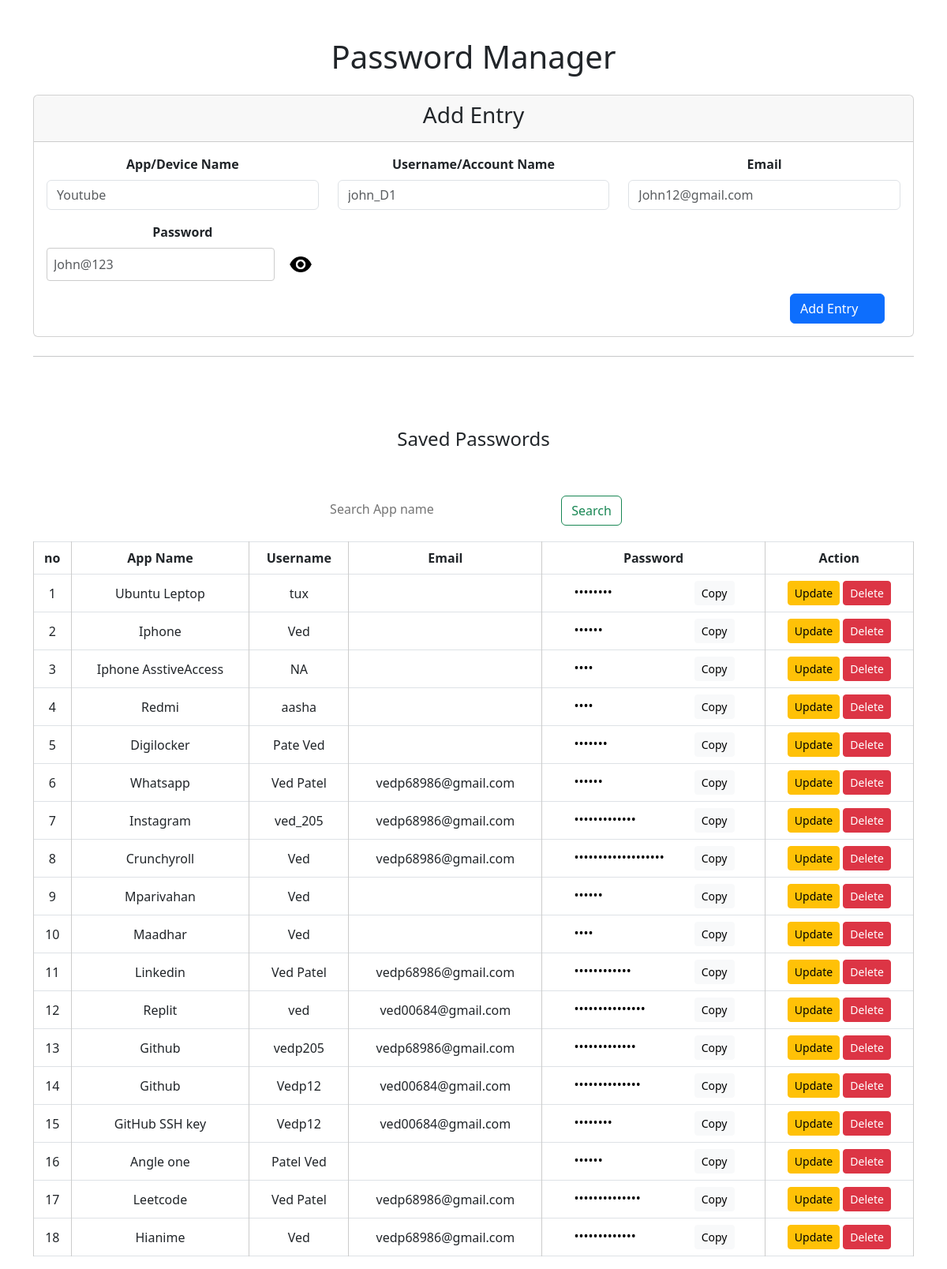
The page / on the database its author committed.
### pra_app/models.py (models this page shows)
class Password_manager(models.Model):
    App_pass = models.CharField(max_length=100)
    User_pass = models.CharField(max_length=100)
    email_pass = models.EmailField()
    password_pass  = models.CharField(max_length=100)

### pra_app/views.py (the view)
# urls.py: path('',views.read, name="passread"),
def read(request):
    pass_name = Password_manager.objects.all()
    print(pass_name)
    return render(request, "pass.html",{"pass_name":pass_name})

### pra_app/templates/pass.html (shortened to what this page needs)
{% load static %}
<!DOCTYPE html>
<html lang="en">
  <head>
    <link
      href="https://cdn.jsdelivr.net/npm/bootstrap@5.3.0-alpha3/dist/css/bootstrap.min.css"
      rel="stylesheet"
    />
    <link rel="stylesheet" href="{% static 'style.css' %}">
  </head>
  <body>
    <div class="container mt-5">
      <h1 class="text-center mb-4">Password Manager</h1>
      <div class="card mb-4">
        <div class="card-header">
          <h3>Add Entry</h3>
        </div>
        <div class="card-body">
          <form action="{% url 'create' %}" method="post">
            <div class="row">
              <div class="col-md-4 mb-3">
                <label for="app-name" class="form-label"><b>App/Device Name</b></label>
                <input
                  type="text"
                  name="App_pass"
                  id="App-pass"
                  class="form-control"
                  placeholder="Youtube"
                  autocomplete="off"
                  required
                />
              </div>
              <div class="col-md-4 mb-3">
                <label for="username" class="form-label"><b>Username/Account Name</b></label>
                <input
                  type="text"
                  name="User_pass"
                  id="username"
                  class="form-control"
                  placeholder="john_D1"
                  autocomplete="off"
                  required
                />
              </div>
              <div class="col-md-4 mb-3">
                <label for="Email" class="form-label"><b>Email</b></label>
                <input
                  type="email"
                  name="email_pass"
                  id="Email"
                  class="form-control"
                  autocomplete="off"
                  placeholder="John12@gmail.com"
                />
              </div>
              <div class="col-md-4 mb-3">
                <label for="password" class="form-label"><b>Password</b></label>
                <div class="password-container">
                  <input
                    type="password"
                    id="password"
                    name="password_pass"
                    class="form-control"
                    autocomplete="off"
                    placeholder="John@123"
                    required
                  />
                  <button
                    id="togglePassword"
                    aria-label="Toggle password visibility"
                    type="button"
                  >
                  <img src="{% static 'open_eye.png' %} "style="height: 30px; width: 30px;" />
                  </button>
                </div>
              </div>
            </div>
            <button type="submit" class="btn btn-primary" id="add_entry_btn">
              Add Entry<br><br>
            </button>
          </form>
        </div>
      </div><hr style="height:3px;" ><br><br><br>
      <h4 class="text-center">Saved Passwords</h4><br><br>
      <form class="form-inline" action="{% url 'search' %}" method="get">
        <input type="search" placeholder="Search App name" name="Search_bar" autocomplete="off" id="Search_bar" />
        <button class="btn btn-outline-success my-2 my-sm-0" type="submit">Search</button>
      </form>
      <table class="table table-bordered">
        <thead>
            <th>no</th>
            <th>App Name</th>
            <th>Username</th>
            <th>Email</th>
            <th>Password</th>
            <th>Action</th>
        </thead>
        <tbody>
          {% for i in pass_name %}
          <tr>
            <td>{{ forloop.counter }}</td>
            <td>{{ i.App_pass }}</td>
            <td>{{ i.User_pass }}</td>
            <td>{{ i.email_pass }}</td>
            <td>
              <input type="password" value="{{ i.password_pass }}" id="password_{{ i.id }}" readonly style="border: none; background: transparent; width: 150px;" />
              <button onclick="copyPassword('{{ i.id }}')" class="btn btn-sm btn-light">Copy</button>
            </td>
            <td>
              <button
                type="button"
                class="btn btn-warning btn-sm"
                data-bs-toggle="modal"
                data-bs-target="#updateModal-{{ i.id }}"
              >
                Update
              </button>
              <form
                action="{% url 'delete' i.id %}"
                method="post"
                class="d-inline"
              >
                <button type="submit" class="btn btn-danger btn-sm">
                  Delete
                </button>
              </form>
            </td>
          </tr>
          {% endfor %}
        </tbody>
      </table>
    </div>
  </body>
</html>

### pra_app/static/style.css (style rules this page uses)
.password-container { display: flex; align-items: center; gap: 8px; }
.password-container input { flex: 1; padding: 8px; font-size: 16px; border: 1px solid #ccc; border-radius: 4px; }
.password-container button { background: none; border: none; cursor: pointer; font-size: 18px; padding: 0 8px; }
#add_entry_btn { width: 120px; height: 38px; margin-right: 20px; display: flex; justify-self: end; }
table { width: 70%; margin: 20px auto; border-collapse: collapse; border: 1px solid #ccc; }
th, td { text-align: center; vertical-align: middle; padding: 10px; border: 1px solid #ccc; }
th { background-color: #f4f4f4; }
.container { text-align: center; margin-top: 50px; }
.password-container { display: flex; align-items: center; justify-content: center; gap: 10px; }

### rows shown on the page
Password_manager: App_pass "Ubuntu Leptop", User_pass "tux"
Password_manager: App_pass "Iphone", User_pass "Ved"
Password_manager: App_pass "Iphone AsstiveAccess", User_pass "NA"
Password_manager: App_pass "Redmi", User_pass "aasha"
Password_manager: App_pass "Digilocker", User_pass "Pate Ved"
Password_manager: App_pass "Whatsapp", User_pass "Ved Patel", email_pass "vedp68986@gmail.com"
Password_manager: App_pass "Instagram", User_pass "ved_205", email_pass "vedp68986@gmail.com"
Password_manager: App_pass "Crunchyroll", User_pass "Ved", email_pass "vedp68986@gmail.com"
Password_manager: App_pass "Mparivahan", User_pass "Ved"
Password_manager: App_pass "Maadhar", User_pass "Ved"
Password_manager: App_pass "Linkedin", User_pass "Ved Patel", email_pass "vedp68986@gmail.com"
Password_manager: App_pass "Replit", User_pass "ved", email_pass "ved00684@gmail.com"
Password_manager: App_pass "Github", User_pass "vedp205", email_pass "vedp68986@gmail.com"
Password_manager: App_pass "Github", User_pass "Vedp12", email_pass "ved00684@gmail.com"
Password_manager: App_pass "GitHub SSH key", User_pass "Vedp12", email_pass "ved00684@gmail.com"
Password_manager: App_pass "Angle one", User_pass "Patel Ved"
Password_manager: App_pass "Leetcode", User_pass "Ved Patel", email_pass "vedp68986@gmail.com"
Password_manager: App_pass "Hianime", User_pass "Ved", email_pass "vedp68986@gmail.com"
